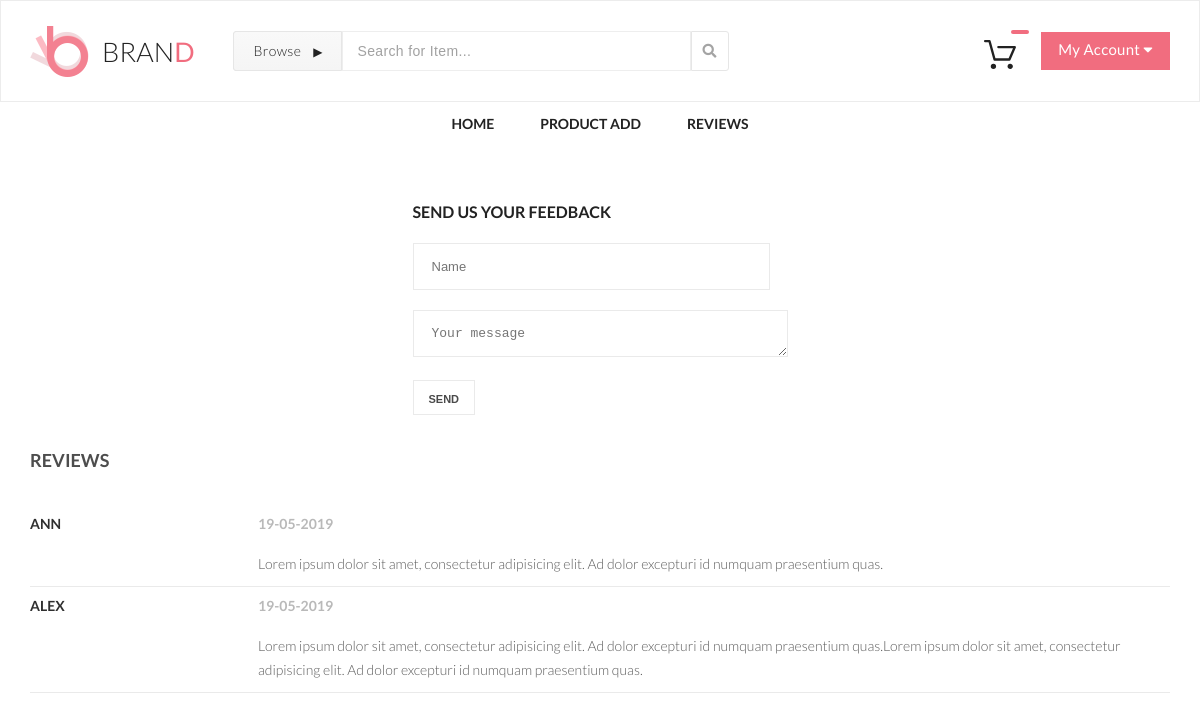
Page /site/index.php?page=4 on the committed database.
### tables this page shows
CREATE TABLE `reviews` (
  `id` int(11) NOT NULL,
  `name` varchar(30) NOT NULL,
  `text` text NOT NULL,
  `date` timestamp NOT NULL DEFAULT current_timestamp() COMMENT 'дата получения отзыва',
  `id_product` int(11) DEFAULT NULL
);

### site/config.php (called while the page is built, shortened)
<?php
function connect()
{
    static $link;
    if (empty($link)) {
        $link = mysqli_connect("localhost", "root", "", "gbphp");
    }
    return $link;
}

### site/pages/reviewsPage.php (the view, shortened to what this page needs)
<?php
$sql = "SELECT name, text, date FROM reviews WHERE id_product IS NULL";
$res = mysqli_query(connect(), $sql);
while ($row = mysqli_fetch_assoc($res)){
    $date = date("d-m-Y", strtotime($row["date"]));
    $feedback .=<<<php
        <div class="feedback">
            <h3 class="bold-text">{$row['name']}</h3>
            <div class="feedback-text">
                <p class="text-material-designer text-material-designer_margin">$date</p>
                <p class="text-details text-details__feedback">{$row['text']}</p>
            </div>
        </div>
php;
}
$html = <<<php
        <div class="feedback-block">
            <div class="feedback-new">
                <div>
                    <h2 class="shopping-cart-forms-text">Send Us Your Feedback</h2>
                    <form method="post">
                        <input class="shopping-cart-forms-input shopping-cart-forms-input_width"
                               placeholder="Name" type="text" name="name">
                        <textarea class="shopping-cart-forms-input textarea_size" placeholder="Your message"
                                  name="text"></textarea>
                        <input class="button-black shopping-cart-forms-button_size modal_size" type="submit" value="SEND">
                    </form>
                </div>
            </div>
            <div class="container">
                <h2 class="name-product name-product_margin">Reviews</h2>
                $feedback
            </div>
        </div>
php;

### site/style.css (style rules this page uses)
* { margin: 0; padding: 0; }
.button-black { text-decoration: none; color: #4a4a4a; border: 1px solid #eaeaea; background-color: #ffffff; font-weight: 700; text-transform: uppercase; }
.shopping-cart-forms-text { color: #222222; font-size: 16px; font-weight: 700; text-transform: uppercase; margin-bottom: 22px; }
.shopping-cart-forms-input { border: 1px solid #eaeaea; background-color: #ffffff; color: #4a4a4a; font-size: 13px; font-weight: 300; height: 45px; width: 355px; display: block; line-height: 45px; outline: none; margin-bottom: 20px; position: relative; padding-left: 18px; }
.shopping-cart-forms-input:last-of-type { margin-bottom: 23px; }
.shopping-cart-forms-input_width { width: 337px; }
.shopping-cart-forms-button_size { height: 35px; padding: 12px 15px; font-size: 11px; }
body { font-family: "Lato", sans-serif; }
.container { width: 1140px; margin: 0 auto; }
.logo { color: #222222; font-size: 27px; font-weight: 300; text-transform: uppercase; text-decoration: none; display: flex; align-items: center; margin-right: 37px; }
.header { box-shadow: 0 0 10px rgba(0, 0, 0, 0.17); border: 1px solid #ececec; background-color: #ffffff; }
.img-cart { margin-top: 10px; }
.header-flex { display: flex; justify-content: space-between; height: 100px; align-items: center; }
.header-left { display: flex; align-items: center; }
.header-form { display: flex; align-items: center; }
.header-right { display: flex; align-items: center; }
.pink-D { color: #f16d7f; font-weight: 500; letter-spacing: 1px; }
.cart-box { position: relative; }
.button { padding-left: 17px; padding-right: 17px; height: 38px; display: block; text-decoration: none; color: #ffffff; font-size: 15px; font-weight: 400; letter-spacing: 0.28px; line-height: 34px; background-color: #f16d7f; margin-left: 25px; }
.navigation { background-color: #ffffff; }
.menu-link { color: #222222; font-size: 14px; font-weight: 700; text-transform: uppercase; text-decoration: none; padding: 13px 23px 20px; display: block; }
.menu { display: flex; list-style-type: none; justify-content: center; }
.Browse { border-radius: 3px 0 0 3px; border: 1px solid #e6e6e6; background-color: #cdcdcc; background-image: linear-gradient(to bottom, #f9f9f9 0%, #f5f5f5 100%); color: #222222; font-size: 14px; font-weight: 300; letter-spacing: 0.35px; padding-left: 20px; height: 38px; width: 87px; line-height: 38px; position: relative; }
summary { outline: none; display: block; }
.Browse:after { content: "▶"; padding-left: 1em; font-size: 12px; }
.input-form { width: 317px; height: 38px; border: 1px solid #e6e6e6; background-color: #ffffff; font-size: 14px; font-weight: 300; letter-spacing: 0.35px; padding-right: 15px; padding-left: 15px; opacity: 0.67; position: relative; }
.button-form { color: #a4a4a4; font-size: 14px; font-weight: 400; letter-spacing: 0.35px; padding-left: 11px; padding-right: 11px; line-height: 38px; border-radius: 0 3px 3px 0; border: 1px solid #e6e6e6; background-color: #ffffff; outline: none; }
.img-cart { position: relative; }
.cart-items { background-color: #f16d7f; color: white; padding: 2px 9px; border-radius: 10px; display: flex; justify-content: center; position: absolute; top: 0; right: -13px; }
.img-logo { margin-right: 13px; }
.menu-list { position: relative; }
.name-product { color: #4d4d4d; font-size: 18px; font-weight: 700; text-transform: uppercase; margin-top: 34px; }
.text-details { color: #5e5e5e; font-size: 14px; font-weight: 300; line-height: 24px; margin-top: 67px; }
.bold-text { color: #2f2f2f; font-size: 14px; font-weight: 700; text-transform: uppercase; }
.text-material-designer { color: #b9b9b9; font-size: 14px; font-weight: 700; text-transform: uppercase; margin-top: 28px; margin-right: 44px; }
html, body { height: 100%; }
.feedback-new { display: flex; justify-content: center; margin-top: 50px; }
.feedback { display: grid; grid-template-columns: 1fr 4fr; border-bottom: 1px solid #eaeaea; padding: 10px 0; }
.text-material-designer_margin { margin: 0; }
.name-product_margin { margin: 34px 0; }
.text-details__feedback { margin-bottom: 0; margin-top: 20px; }

### rows in the picture
reviews: name "ANN", date "19-05-2019", text "Lorem ipsum dolor sit amet, consectetur adipisicing elit. Ad dolor excepturi id numquam praesentium quas."
reviews: name "ALEX", date "19-05-2019", text "Lorem ipsum dolor sit amet, consectetur adipisicing elit. Ad dolor excepturi id numquam praesentium quas.Lorem ipsum dolor sit amet, consectetur adipisicing elit. Ad dolor excepturi id numquam praesentium quas."
